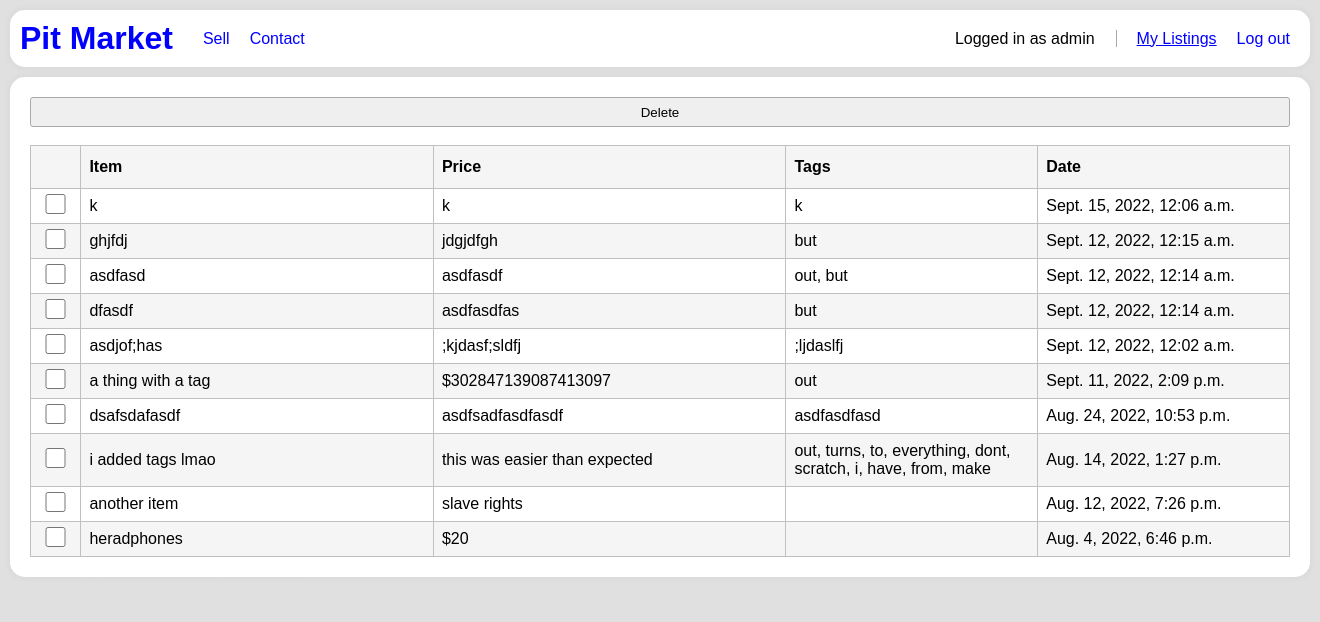
Page /my-listings/ (signed in) on the committed database.
### listings/models.py (models this page shows, shortened)
class Listing(models.Model):
	item = models.CharField(max_length = 100)
	price = models.CharField(max_length = 100)
	description = models.TextField('Description')
	contact = models.CharField(max_length = 100)
	image = models.ImageField(upload_to='uploads/',blank = True,validators = [validate_file_size])
	list_date = models.DateTimeField('List Date',auto_now_add = True)
	id = models.AutoField(primary_key = True)
	tags = TaggableManager()
	username = models.ForeignKey(User,on_delete=models.CASCADE)

### listings/views.py (the view, shortened to what this page needs)
# urls.py: path('my-listings/',MyListingList.as_view(),name = 'my-listing-list'),
class MyListingList(LoginRequiredMixin,ListingList):
	login_url = reverse_lazy('login')
	template_name = 'listings/my_listing_list.html'
	model = Listing
	context_object_name = 'my_listings'
	ordering = '-list_date'
	paginate_by = 100
	def get_context_data(self,**kwargs):
		context = super(MyListingList,self).get_context_data(**kwargs)
		context['current'] = 'my-listing-list'
		return context
	def get_queryset(self):
		return Listing.objects.filter(username = self.request.user).order_by(self.ordering)

### listings/views.py (called while the page is built)
	def get_context_data(self,**kwargs):
		context = super(ListingList,self).get_context_data(**kwargs)
		filter = self.request.GET.get('filter')
		if (filter):
			context['filter'] = ','.join(self.request.GET.get('filter',None).split(','))
		return context

### listings/templates/listings/my_listing_list.html (shortened to what this page needs)
{% extends "base.html" %}
{% load static %}
{% block content %}
   {% if my_listings %}
      <form method="post" action="{% url 'my-listing-list' %}">
         <input type="submit" value="Delete" />
			<br />
			<br />
         <table class="listing-table" border>
            <colgroup>
					<col class="checkbox-column" />
               <col class="wide-column" />
               <col class="wide-column" />
               <col class="thin-column" />
               <col class="thin-column" />
            </colgroup>
            <tbody>
               <tr>
                  <th></th>
                  <th>Item</th>
                  <th>Price</th>
                  <th>Tags</th>
                  <th>Date</th>
               </tr>
               {% for listing in my_listings %}
                  <tr class="listing-row"
                      data-url="{% url 'my-listing-detail' listing.id %}{% if page_obj.number > 1 %}?page={{ page_obj.number }}{% endif %}">
                     <td class="checkbox-td">
                        <input class="checkbox" type="checkbox" name="listings" value="{{ listing.id }}" />
                     </td>
                     <td>{{ listing.item }}</td>
                     <td>{{ listing.price }}</td>
                     <td>{{ listing.tags.names|join:", " }}</td>
                     <td>{{ listing.list_date }}</td>
                  </tr>
               {% endfor %}
            </tbody>
         </table>
      </form>
   {% else %}
      <h1>Nothing</h1>
   {% endif %}
{% endblock content %}

### pitmarket_site/templates/base.html (shortened to what this page needs)
{% load static %}
<!DOCTYPE html>
<html lang="en">
   <head>
      <link href="{% static 'main.css' %}" rel="stylesheet" type="text/css" />
   </head>
   <body>
      <div id="wrapper">
         <header id="header">
            <h1 id="logo">
               <a href="{% url 'listing-list' %}">Pit Market</a>
            </h1>
            <div class="nav">
               <ul>
                  <li>
                     <a href="{% url 'listing-request' %}"
                        {% if current == 'sell' or next == '/sell/' %}class="current"{% endif %}>Sell</a>
                  </li>
                  <li>
                     <a href="{% url 'contact' %}"
                        {% if current == 'contact' %}class="current"{% endif %}>Contact</a>
                  </li>
               </ul>
            </div>
            <div class="nav" id="registration-nav">
               <ul>
						{% if user.is_authenticated %}
							<li>
								<span class="navbar-username">Logged in as {{ user.get_username }}</span>
							</li>
							<li>
							</li>
							<li>
								<a href="{% url 'my-listing-list' %}" {% if current == 'my-listing-list' %}class="current"{% endif %}>My Listings</a>
							</li>
							<li>
								<a href="{% url 'logout' %}">Log out</a>
							</li>
							{% else %}
								<li>
									<a href="{% url 'login' %}">Log in</a>
								</li>
							{% endif %}
               </ul>
            </div>
         </header>
         <div id="content">
            {% block content %}{% endblock content %}
         </div>
         <div id="credit">Emotional support provided by katiebugg</div>
      </div>
   </body>
</html>

### pitmarket_site/static/main.css (style rules this page uses)
html { padding: 10px; }
body { background-color: #E0E0E0; font-family: Arial,sans-serif; word-break: break-word; margin: 0; overflow: overlay; }
#header { display: flex; align-items: center; background-color: white; border-radius: 15px; margin-bottom: 10px; box-shadow: 0 0 4px 4px rgba(0,0,0,0.02); }
#logo { display: inline-block; margin: 10px; }
.nav { margin: 10px; }
.nav ul { margin: auto; padding: 0; display: flex; }
.nav ul li { display: inline; padding-right: 10px; padding-left: 10px; list-style-type: none; }
.nav .current { text-decoration: underline; }
#registration-nav { margin-left: auto; }
#wrapper { width: 1300px; margin-left: auto; margin-right: auto; }
#content { padding: 20px; border-radius: 15px; background-color: white; box-shadow: 0 0 4px 4px rgba(0,0,0,0.02); min-height: 80%; }
a { text-decoration: none; color: blue; user-select: none; }
input,textarea { width: 100%; padding: 5px !important; -webkit-box-sizing: border-box; -moz-box-sizing: border-box; box-sizing: border-box; border-radius: 3px; border-style: solid; border-width: 1px; border-color: rgb(169,169,169) }
input { height: 30px; }
.listing-table { border-collapse: collapse; width: 100%; border: 1px solid silver; border-radius: 15px; }
.listing-table td,.listing-table th { padding: 8px; }
.listing-table .checkbox-td { padding: 0; }
.listing-table tr:nth-child(odd) { background-color: whitesmoke; }
.listing-table .wide-column { width: 28%; }
.listing-table .thin-column { width: 20%; }
.listing-table th { user-select: none; text-align: left; padding-top: 12px; padding-bottom: 12px; }
#credit { color: #E0E0E0; }
.checkbox { height: 20px; margin: auto auto auto auto; }

### rows in the picture
Listing: item "k", price "k", tags.names "k", list_date "Sept. 15, 2022, 12:06 a.m."
Listing: item "ghjfdj", price "jdgjdfgh", tags.names "but", list_date "Sept. 12, 2022, 12:15 a.m."
Listing: item "asdfasd", price "asdfasdf", tags.names "out, but", list_date "Sept. 12, 2022, 12:14 a.m."
Listing: item "dfasdf", price "asdfasdfas", tags.names "but", list_date "Sept. 12, 2022, 12:14 a.m."
Listing: item "asdjof;has", price ";kjdasf;sldfj", tags.names ";ljdaslfj", list_date "Sept. 12, 2022, 12:02 a.m."
Listing: item "a thing with a tag", price "$302847139087413097", tags.names "out", list_date "Sept. 11, 2022, 2:09 p.m."
Listing: item "dsafsdafasdf", price "asdfsadfasdfasdf", tags.names "asdfasdfasd", list_date "Aug. 24, 2022, 10:53 p.m."
Listing: item "i added tags lmao", price "this was easier than expected", tags.names "out, turns, to, everything, dont, scratch, i, have, from, make", list_date "Aug. 14, 2022, 1:27 p.m."
Listing: item "another item", price "slave rights", list_date "Aug. 12, 2022, 7:26 p.m."
Listing: item "heradphones", price "$20", list_date "Aug. 4, 2022, 6:46 p.m."

### other values in the picture
{{ user.get_username }} "admin"
